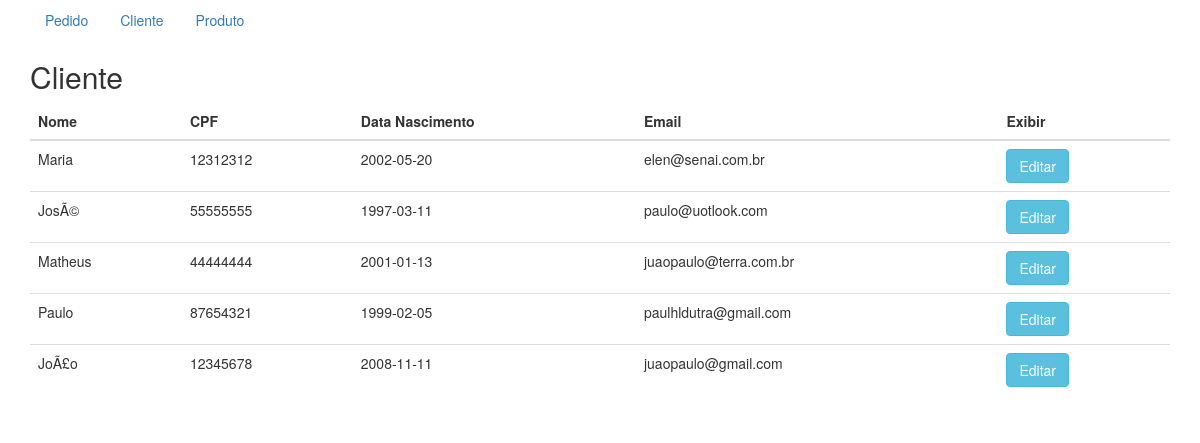
/listar.php?tabela=Cliente, run on the app's committed database.
### tables this page shows
CREATE TABLE `cliente` (
  `cod_cliente` int(4) NOT NULL,
  `nome_cliente` varchar(100) NOT NULL,
  `cpf` varchar(11) DEFAULT NULL,
  `data_nasc` date NOT NULL,
  `email` varchar(100) DEFAULT NULL
);

### conexao.php (called while the page is built, shortened)
<?php
    class Tabela {
        protected function select($tipo) {
            switch ($tipo) {
                case "Cliente":
                    return (string) "SELECT cod_cliente 'Código', nome_cliente "
                            . "'Nome', cpf 'CPF', data_nasc 'Data Nascimento', "
                            . "email 'Email' FROM cliente WHERE cod_cliente = ";
                break;
            }
        }
    }
    class Cliente extends Tabela {
        public function select($cod_cliente = null, $nome_cliente =
                "nome_cliente", $cpf = "cpf", $data_nasc = "data_nasc", $email =
                "email") {
            if ($cod_cliente == null) {
                return (string) parent::select("Cliente") . "cod_cliente ORDER "
                        . "BY cod_cliente DESC";
            } else {
                return (string) parent::select("Cliente") . "$cod_cliente AND "
                        . "nome_cliente = $nome_cliente  AND cpf = $cpf AND "
                        . "data_nasc = $data_nasc AND email = $email ORDER BY "
                        . "cod_cliente DESC";
            }
        }
    }
    class Buider {
        public function Builder($tipo = null) {
            switch ($tipo) {
                case "Cliente":
                    return new Cliente();
                break;
            }
        }
    }
    $build = new Buider();
?>

### listar.php (the view, shortened to what this page needs)
        <?php
            require 'index.php';
            require 'conexao.php';
            $tabela = $_GET['tabela'];
            $query = $build->Builder($tabela);
            $result = $conn->query($query->select());
            if ($result->num_rows > 0) {
                echo "<div class='container'><h2>$tabela</h2><table class='table table-hover'><thead><tr>";
                foreach (mysqli_fetch_fields($result) as $value) {
                    if ($value->name == "Código") {
                        continue;
                    }
                    echo "<th>$value->name</th>";
                }
                echo "<th>Exibir</th>";
                echo "</tr></thead><tbody>";
                while($row = $result->fetch_assoc()) {
                    echo "<tr>";
                    foreach ($row as $key => $value) {
                        if ($key == "Código") {
                            continue;
                        }
                        echo "<td>$value</td>";
                    }
                    switch ($tabela) {
                        case "Cliente":
                            echo "<th><a href='detalheCliente.php?acao=select&"
                                    . "codigo={$row['Código']}' class='btn "
                                    . "btn-info' role='button'>Editar</a></th>";
                            echo "</tr>";
                            break;
                    }
                }
                echo "</tbody></table></div>";
            } else {
                echo "<th>Nenhum resultado encontrado</th></tr></thead></div>";
            }
         ?>
    </body>
</html>

### data on the page
cliente: nome_cliente "Maria", cpf "12312312", data_nasc "2002-05-20", email "elen@senai.com.br"
cliente: nome_cliente "JosÃ©", cpf "55555555", data_nasc "1997-03-11", email "paulo@uotlook.com"
cliente: nome_cliente "Matheus", cpf "44444444", data_nasc "2001-01-13", email "juaopaulo@terra.com.br"
cliente: nome_cliente "Paulo", cpf "87654321", data_nasc "1999-02-05", email "paulhldutra@gmail.com"
cliente: nome_cliente "JoÃ£o", cpf "12345678", data_nasc "2008-11-11", email "juaopaulo@gmail.com"

### other printed values
$tabela "Cliente"
$value->name "Nome"
$value->name "CPF"
$value->name "Data Nascimento"
$value->name "Email"
